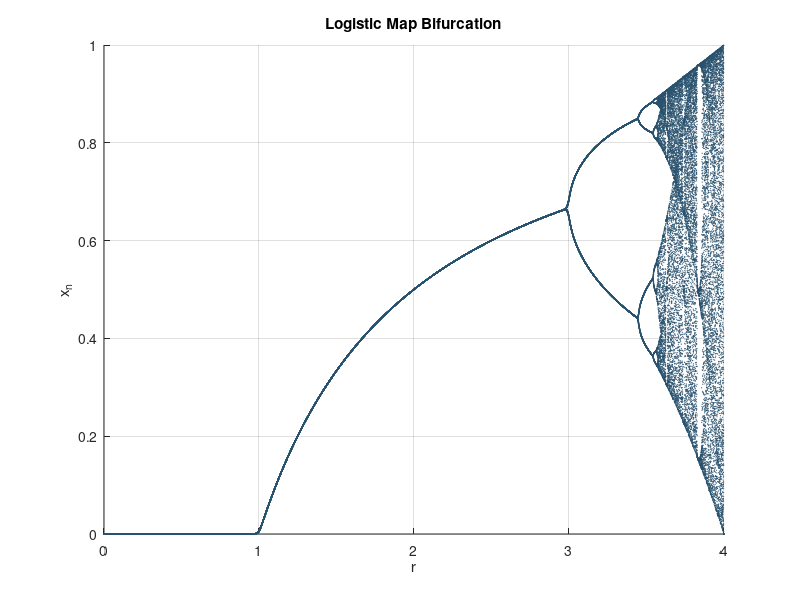

MATLAB code to generate this figure:
% Iterates the logistic map and plots the bifurcation diagram.
endpoint = 4;     % bifurcation parameter limit
n        = 200;   % number of iterations
res      = 0.001; % parameter increment

num_r    = floor(endpoint/res);
sol      = zeros(n,num_r);   
sol(1,:) = 0.5;

% iteration
for j = 1:num_r
    % increment the parameter
    r = res*j;
    for i = 1:n-1
        sol(i+1,j) = r*sol(i,j)*(1-sol(i,j));
        
        % another single-hump function:
        % sol(i+1,j) = r*cos(sol(i,j));
    end
end

% keep only the long-term solution
longterm = sol(end-0.25*n:end,:);

% plot results
t = 0:res:endpoint-res;
figure;
grid on;
hold on;
for i = 1:floor(0.25*n)
    scatter(t,longterm(i,:),0.1,[0.161,0.318,0.427]);
end
xlabel('r'); ylabel('x_n');
title('Logistic Map Bifurcation');

